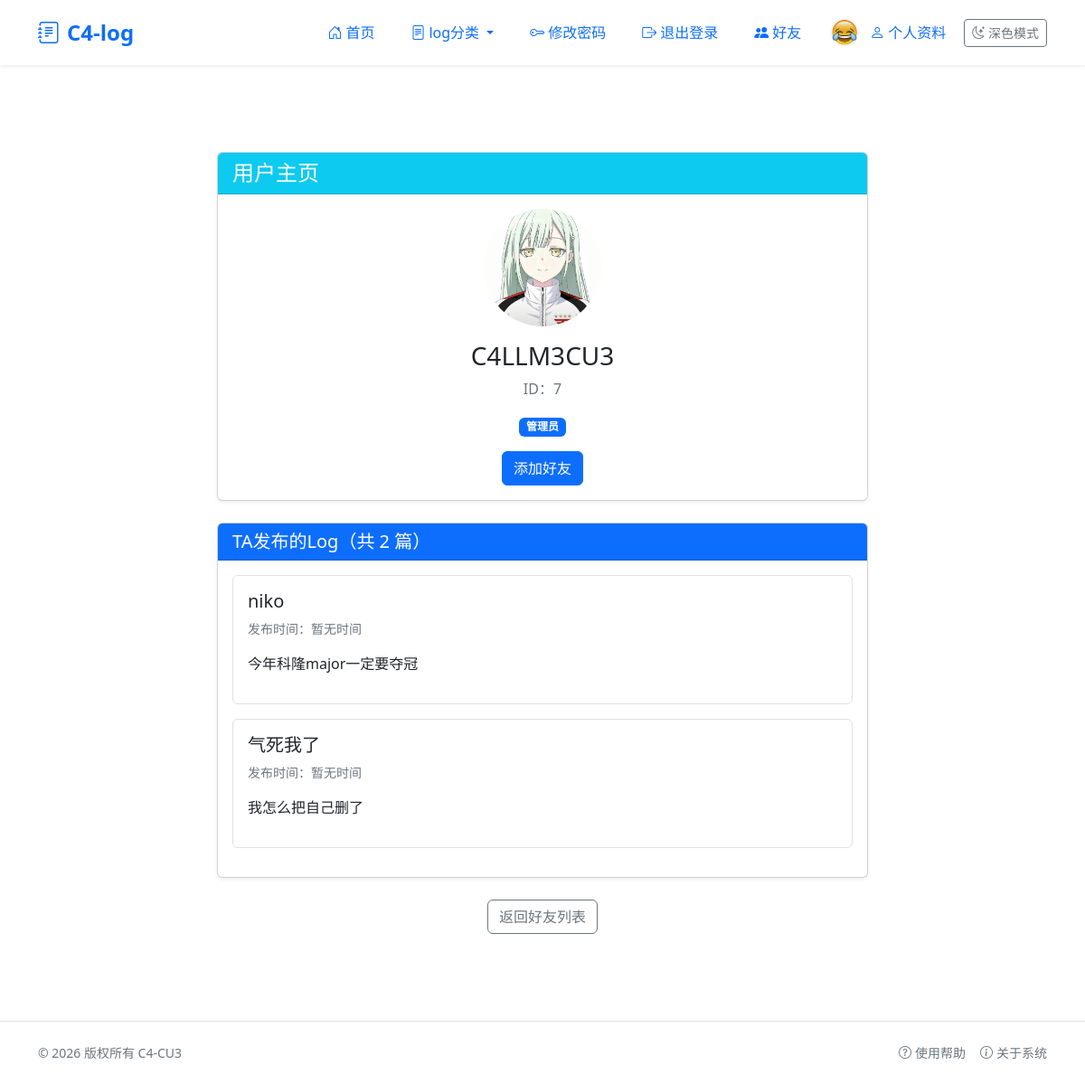
The page /user/profile/7 (signed in) on the database its author committed.
### tables this page shows
CREATE TABLE user(id integer primary key autoincrement, name, password, is_admin INTEGER DEFAULT 0, email TEXT, email_code TEXT, email_expire INTEGER, avatar TEXT DEFAULT '', reset_token TEXT DEFAULT NULL, reset_expire TEXT DEFAULT NULL);

CREATE TABLE blog(id integer primary key autoincrement, title, content,uid interger, is_top INTEGER DEFAULT 0, is_review INTEGER DEFAULT 0, create_time TEXT DEFAULT '', istop INTEGER DEFAULT 0, isreview INTEGER DEFAULT 1, category TEXT DEFAULT '默认随笔');

### controller_user.py (the view)
@controller_user.route("/profile/<int:visit_uid>")
@login_required
def other_profile(visit_uid):
    login_uid = session["uid"]
    if login_uid == visit_uid:
        return redirect(url_for("user.profile"))
    user_data = db.query_sql("""
        SELECT id, name, email, is_admin, avatar
        FROM user WHERE id = ?
    """, [visit_uid])
    if not user_data:
        return "该用户不存在", 404
    target_user = user_data[0]
    user_blogs = db.query_sql("""
        SELECT id, title, content, create_time
        FROM blog WHERE uid = ? ORDER BY id DESC
    """, [visit_uid])
    is_friend = False
    friend_check = db.query_sql("""
        SELECT id FROM friend
        WHERE status=1 AND ((user_id=? AND friend_id=?) OR (user_id=? AND friend_id=?))
    """, [login_uid, visit_uid, visit_uid, login_uid])
    if friend_check:
        is_friend = True
    return render_template("other_profile.html",
                           user=target_user,
                           blogs=user_blogs,
                           is_friend=is_friend)

### app.py (called while the page is built)
@app.context_processor
def inject_now():
    return {'now': datetime.now()}

@app.context_processor
def inject_user_info():
    is_login = 'uid' in session
    is_admin = False
    if is_login:
        import db
        user = db.query_sql("select is_admin from user where id = ?", [session['uid']])
        is_admin = user[0][0] if user else False
    return {'now': datetime.now(), 'is_login': is_login, 'is_admin': is_admin}

@app.context_processor
def inject_user_info():
    is_login = "uid" in session
    is_admin = False
    if is_login:
        import db
        res = db.query_sql("SELECT is_admin FROM user WHERE id = ?", [session["uid"]])
        if res and res[0][0] == 1:
            is_admin = True
    return {"now": datetime.now(), "is_login": is_login, "is_admin": is_admin}

@app.context_processor
def inject_user():
    user_info = None
    if "uid" in session:
        res = db.query_sql("SELECT avatar, name FROM user WHERE id = ?", [session["uid"]])
        if res:
            avatar = res[0][0]
            name = res[0][1]
            user_info = {
                "avatar": avatar,
                "name": name
            }
    return dict(user_info=user_info)

### db.py (called while the page is built)
def query_sql(sql,param=[]):
    conn = sqlite3.connect("blog.db")
    cur = conn.cursor()
    cur.execute(sql, param)
    data = cur.fetchall()
    cur.close()
    conn.close()
    return data

### wrapper.py (called while the page is built)
def login_required(f):
    @wraps(f)
    def decorated_function(*args, **kwargs):
        if 'uid' not in session:
            return redirect('/user/login')
        return f(*args, **kwargs)
    return decorated_function

### templates/other_profile.html (shortened to what this page needs)
{% extends 'layout.html' %}
{% block content %}
<div class="container mt-5">
    <div class="row justify-content-center">
        <div class="col-lg-8 col-11">
            <div class="card shadow-sm mb-4 w-100">
                <div class="card-header bg-info text-white">
                    <h4 class="mb-0">用户主页</h4>
                </div>
                <div class="card-body text-center">
                    {% if user[4] %}
                        <img src="{{ url_for('static', filename=user[4]) }}" class="rounded-circle" width="130" height="130" style="object-fit:cover;">
                    {% else %}
                        <div class="rounded-circle bg-secondary text-white d-inline-flex align-items-center justify-content-center fs-1" style="width:130px;height:130px;">
                            {{ user[1][0] }}
                        </div>
                    {% endif %}
                    <h3 class="mt-3">{{ user[1] }}</h3>
                    <p class="text-secondary">ID：{{ user[0] }}</p>
                    {% if user[3] == 1 %}
                        <span class="badge bg-primary">管理员</span>
                    {% else %}
                        <span class="badge bg-secondary">普通用户</span>
                    {% endif %}
                    {% if is_friend %}
                        <p class="mt-2 text-success">你们已是好友</p>
                    {% else %}
                        <form action="{{ url_for('user.send_friend', target_uid=user[0]) }}" method="post" class="mt-3">
                            <button class="btn btn-primary">添加好友</button>
                        </form>
                    {% endif %}
                </div>
            </div>
            <div class="card shadow-sm w-100">
                <div class="card-header bg-primary text-white">
                    <h5 class="mb-0">TA发布的Log（共 {{ blogs|length }} 篇）</h5>
                </div>
                <div class="card-body">
                    {% if blogs %}
                        {% for blog in blogs %}
                        <div class="border rounded p-3 mb-3">
                            <h5>
                                <a href="{{ url_for('c4-log.detail', blog_id=blog[0]) }}" style="color:var(--bs-body-color);text-decoration:none;">
                                    {{ blog[1] }}
                                </a>
                            </h5>
                            <p class="text-secondary small">发布时间：{{ blog[3] if blog[3] else "暂无时间" }}</p>
                            <p class="text-break">{{ blog[2]|truncate(120) }}</p>
                        </div>
                        {% endfor %}
                    {% else %}
                        <p class="text-center text-secondary py-4">该用户还没有发布Log</p>
                    {% endif %}
                </div>
            </div>
            <div class="text-center mt-4">
                {% if request.args.get('from_comment') %}
                    <a href="javascript:history.back()" class="btn btn-outline-secondary">返回</a>
                {% else %}
                    <a href="{{ url_for('user.friend') }}" class="btn btn-outline-secondary">返回好友列表</a>
                {% endif %}
            </div>
        </div>
    </div>
</div>
{% endblock %}

### templates/layout.html (shortened to what this page needs)
{% block head %}
<!DOCTYPE html>
<html lang="zh-CN" data-bs-theme="light">
<head>
    <link href="https://cdn.jsdelivr.net/npm/bootstrap@5.3.0/dist/css/bootstrap.min.css" rel="stylesheet">
    <link rel="stylesheet" href="https://cdn.jsdelivr.net/npm/bootstrap-icons@1.11.3/font/bootstrap-icons.min.css">
</head>
<body>
    <header class="navbar navbar-expand-lg sticky-top shadow-sm bg-body">
        <div class="container">
            <a class="navbar-brand fw-bold text-primary fs-4" href="{{url_for('c4-log.index')}}">
                <i class="bi bi-journal-text me-2"></i>C4-log
            </a>
            <div class="collapse navbar-collapse" id="navbarNav">
                <div class="d-flex flex-wrap gap-2 align-items-center ms-auto">
                    <a href="{{url_for('c4-log.index')}}" class="px-3 py-2 text-decoration-none nav-btn">
                        <i class="bi bi-house-door me-1"></i>首页
                    </a>
                    <div class="dropdown nav-btn">
                        <a class="px-3 py-2 text-decoration-none dropdown-toggle" href="#" role="button"
                           data-bs-toggle="dropdown" aria-expanded="false">
                            <i class="bi bi-file-text me-1"></i>log分类
                        </a>
                    </div>
                    {% if session.get('uid') %}
                        {% if request.endpoint not in ['user.login', 'user.register'] %}
                            <a href="{{url_for('user.change_password')}}" class="px-3 py-2 text-decoration-none nav-btn">
                                <i class="bi bi-key me-1"></i>修改密码
                            </a>
                            <a href="{{url_for('user.logout')}}" class="px-3 py-2 text-decoration-none nav-btn">
                                <i class="bi bi-box-arrow-right me-1"></i>退出登录
                            </a>
                        {% endif %}
                        <a href="{{url_for('user.friend')}}" class="px-3 py-2 text-decoration-none nav-btn">
                            <i class="bi bi-people-fill me-1"></i>好友
                        </a>
                        {% if user_info %}
                        <div class="d-flex align-items-center nav-btn px-2 py-2">
                            {% if user_info.avatar %}
                                <img src="{{ url_for('static', filename=user_info.avatar) }}"
                                     class="rounded-circle me-2" width="32" height="32"
                                     style="object-fit:cover;" alt="用户头像">
                            {% else %}
                                <span class="rounded-circle bg-secondary text-white d-inline-flex
                                           align-items-center justify-content-center me-2 user-avatar-placeholder">
                                    {{ user_info.name[0] if user_info.name else '未' }}
                                </span>
                            {% endif %}
                            <a href="{{url_for('user.profile')}}" class="px-1 py-2 text-decoration-none nav-btn">
                                <i class="bi bi-person me-1"></i>个人资料
                            </a>
                        </div>
                        {% endif %}
                    {% endif %}
                    <button id="switchTheme" class="btn btn-outline-secondary btn-sm">
                    </button>
                </div>
            </div>
        </div>
    </header>
    <main class="container py-5">
      {% block content %}{% endblock %}
    </main>
    <footer class="py-4 mt-5 border-top bg-body">
        <div class="container d-flex flex-md-row flex-column justify-content-between
                    align-items-center gap-3">
            <span class="text-secondary small">© 2026 版权所有 C4-CU3</span>
            <div class="d-flex gap-3">
                <a href="{{url_for('c4-log.help')}}" class="text-secondary text-decoration-none small">
                    <i class="bi bi-question-circle me-1"></i>使用帮助
                </a>
                <a href="{{url_for('c4-log.about')}}" class="text-secondary text-decoration-none small">
                    <i class="bi bi-info-circle me-1"></i>关于系统
                </a>
            </div>
        </div>
    </footer>
</body>
</html>
{% endblock %}

### templates/layout.html (style rules this page uses)
body { min-height: 100vh; display: flex; flex-direction: column; transition: background-color 0.3s ease; }
main { flex-grow: 1; }
.nav-btn { transition: all 0.2s ease; }

### rows shown on the page
user: avatar (picture)
user: avatar (picture), name "C4LLM3CU3", id "7"
blog: title "niko", create_time "暂无时间", content "今年科隆major一定要夺冠"
blog: title "气死我了", create_time "暂无时间", content "我怎么把自己删了"

### other values the page prints
{{ blogs|length }} "2"
